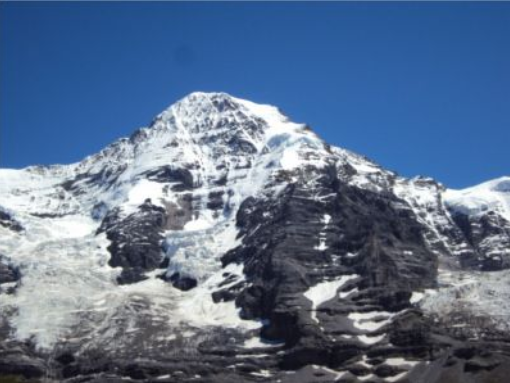
#> input picture Practical 2/1stitch.png, 510 x 383 px
$ python 1.1.py
#> lines starting #> are read from the running program, lines starting #| are printed output that depends on the picture
import cv2 as cv

img1 = cv.imread("1stitch.png")
#> img1 is the input picture: shape (383, 510, 3); mean B, G, R 142.2, 113.3, 93
img2 = cv.imread("2stitch.png")
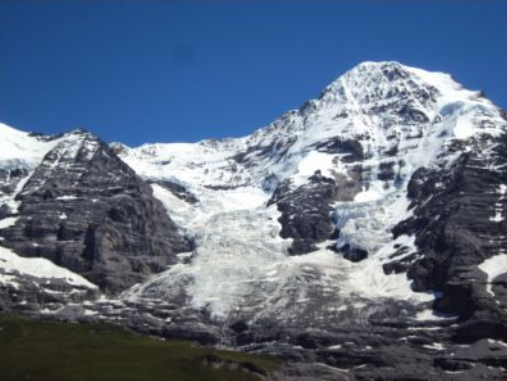
#> input picture Practical 2/2stitch.png, 507 x 381 px
#> img2 is the input picture: shape (381, 507, 3); mean B, G, R 131.3, 108.9, 93.2

stitcher = cv.Stitcher_create()

status, result = stitcher.stitch([img1, img2])
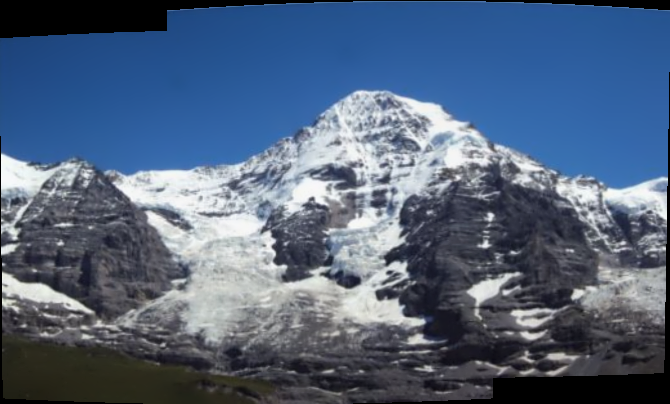
#> result: shape (404, 670, 3); mean B, G, R 124.8, 99.6, 82
#> status = 0

if status == cv.Stitcher_OK:
    cv.imshow("Panorama", result)

    cv.imwrite("Panorama.jpg", result)

    cv.waitKey(0)
    cv.destroyAllWindows()

else:
    print("Image stitching failed")
